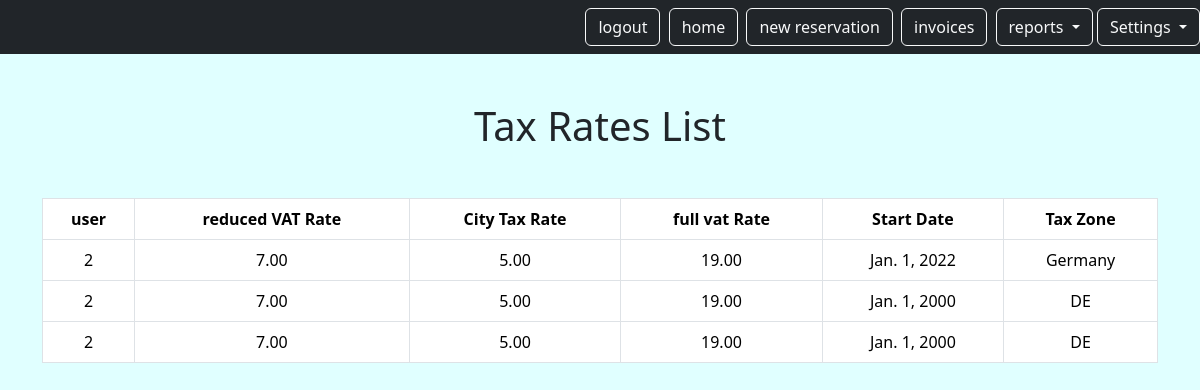
The app's page /mini/taxrate (signed in) with its own data.
### reservation/models.py (models this page shows, shortened)
class TaxRate(models.Model):
    user = models.ForeignKey(
        CustomUser,
        on_delete=models.CASCADE,
        related_name="taxrates",
        null=True,
        blank=True,
    )
    start_date = models.DateField()
    vat_rate = models.DecimalField(max_digits=5, decimal_places=2, default=7)
    citytax_rate = models.DecimalField(max_digits=5, decimal_places=2, default=5)
    full_vat_rate = models.DecimalField(max_digits=5, decimal_places=2, default=19)
    tax_zone = models.CharField(max_length=255, default="Germany")
    class Meta:
        ordering = ["-start_date"]

### home/models.py (models this page shows)
class CustomUser(AbstractUser):
    name = models.CharField(max_length=150,blank=True)
    last_name = models.CharField(max_length=150, blank=True)
    street = models.CharField(max_length=150, blank=True)
    house_number = models.CharField(max_length=50, blank=True)
    city = models.CharField(max_length=150, blank=True)
    zip_code = models.CharField(max_length=20, blank=True)
    birthday = models.DateField(null=True, blank=True)
    company = models.CharField(max_length=150, blank=True)
    email = models.EmailField(unique=True,blank=True)
    country = models.CharField(max_length=150)
    phone_number = models.CharField(max_length=20, blank=True)
    tax_number = models.CharField(max_length=50, blank=True)
    bank_account = models.CharField(max_length=50, blank=True)
    invoices = models.ManyToManyField('reservation.Invoice', blank=True)

### reservation/views.py (the view)
# urls.py: path("taxrate", views.TaxRateListView.as_view(), name="taxrate.list"),
class TaxRateListView(LoginRequiredMixin, ListView):
    model = TaxRate
    template_name = "settings/tax_list.html"
    context_object_name = "taxrates"  # name used in template
    login_url = LOGIN_URL
    def get_queryset(self):
        return self.request.user.taxrates.all()

### reservation/templates/settings/tax_list.html
{% extends "base.html" %}
{% block content %}
    <h1 class="my-5">Tax Rates List</h1>
    <div class="table-responsive">
        <table class="table table-bordered">
            <thead>
                <tr>
                    <th>user</th>
                    <th>reduced VAT Rate</th>
                    <th>City Tax Rate</th>
                    <th>full vat Rate</th>
                    <th>Start Date</th>
                    <th>Tax Zone</th>
                </tr>
            </thead>
            <tbody>
                {% for tax in taxrates %}
                <tr>
                    <td>{{ tax.user.id }}</td>
                    <td>{{ tax.vat_rate }}</td>
                    <td>{{ tax.citytax_rate }}</td>
                    <td>{{ tax.full_vat_rate }}</td>
                    <td>{{ tax.start_date }}</td>
                    <td>{{ tax.tax_zone }}</td>
                </tr>
                {% endfor %}
            </tbody>
        </table>
    </div>
{% endblock %}

### static/templates/base.html (style rules this page uses)
body { background: lightcyan; }

### records on screen
TaxRate: user.id "2", vat_rate "7.00", citytax_rate "5.00", full_vat_rate "19.00", start_date "Jan. 1, 2022", tax_zone "Germany"
TaxRate: user.id "2", vat_rate "7.00", citytax_rate "5.00", full_vat_rate "19.00", start_date "Jan. 1, 2000", tax_zone "DE"
TaxRate: user.id "2", vat_rate "7.00", citytax_rate "5.00", full_vat_rate "19.00", start_date "Jan. 1, 2000", tax_zone "DE"
